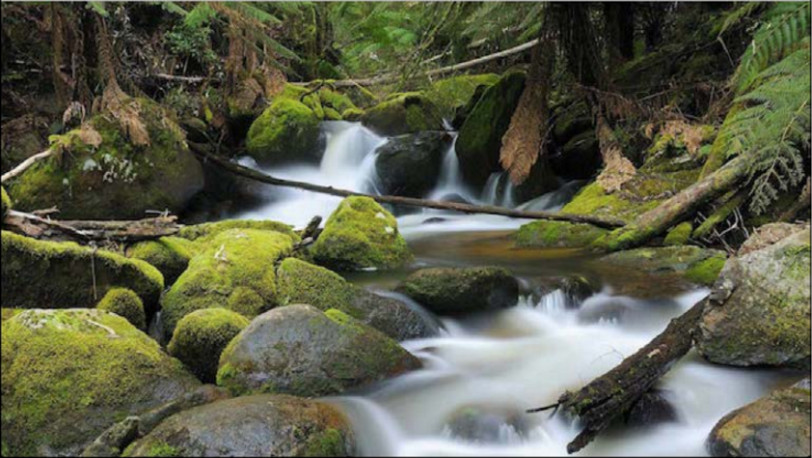
#> input picture python3_libraries/opencv/opencv3by_example/Chapter01/images/input.jpg, 812 x 458 px
$ python 07_image_rotation.py
#> lines starting #> are read from the running program, lines starting #| are printed output that depends on the picture
import cv2
import numpy as np

img = cv2.imread('images/input.jpg')
#> img is the input picture: shape (458, 812, 3); mean B, G, R 72.5, 93.3, 91.1
num_rows, num_cols = img.shape[:2]
#> num_rows = 458; num_cols = 812

translation_matrix = np.float32([ [1,0,int(0.5*num_cols)], [0,1,int(0.5*num_rows)] ])
#> translation_matrix = [[1, 0, 406], [0, 1, 229]]
rotation_matrix = cv2.getRotationMatrix2D((num_cols, num_rows), 30, 1)

img_translation = cv2.warpAffine(img, translation_matrix, (2*num_cols, 2*num_rows))
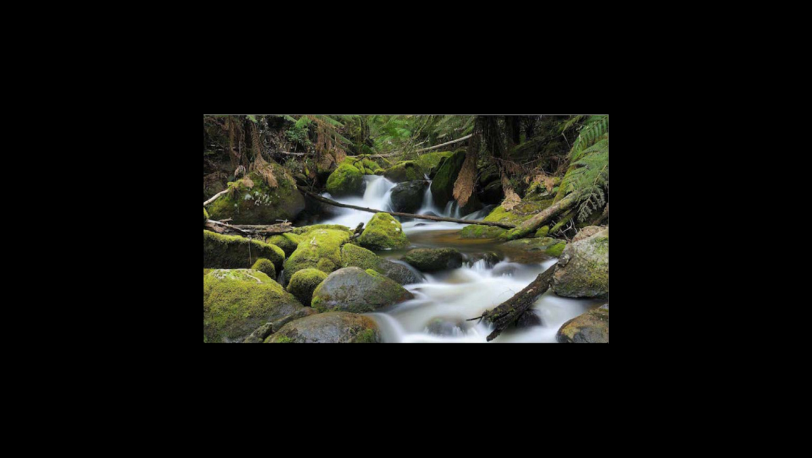
#> img_translation: shape (916, 1624, 3) (shown at 1/2 size); mean B, G, R 18.1, 23.3, 22.8
img_rotation = cv2.warpAffine(img_translation, rotation_matrix, (num_cols*2, num_rows*2))
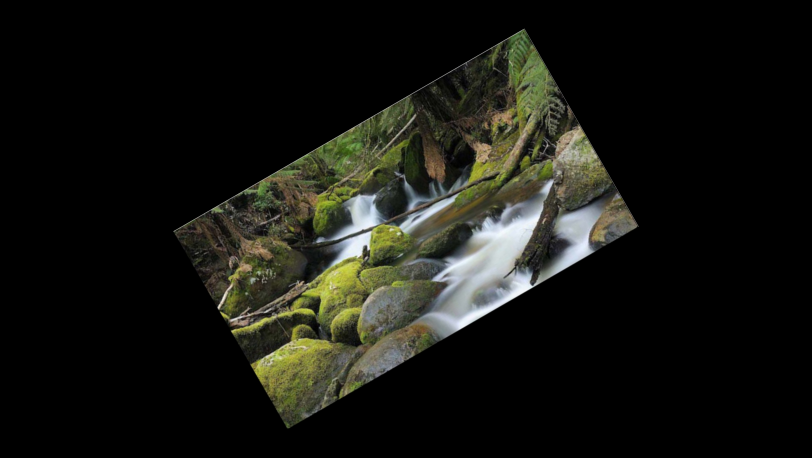
#> img_rotation: shape (916, 1624, 3) (shown at 1/2 size); mean B, G, R 18.1, 23.3, 22.8

cv2.imshow('Rotation', img_rotation)
cv2.waitKey()
